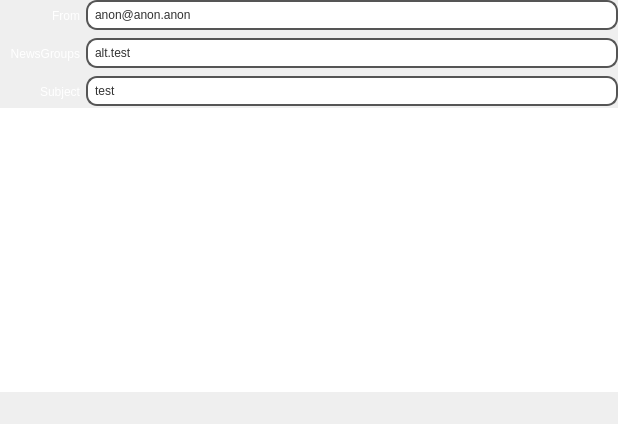
<?xml version="1.0" encoding="UTF-8"?>
<ui version="4.0">
 <class>PostWidget</class>
 <widget class="QWidget" name="PostWidget">
  <property name="geometry">
   <rect>
    <x>0</x>
    <y>0</y>
    <width>618</width>
    <height>424</height>
   </rect>
  </property>
  <property name="windowTitle">
   <string>Form</string>
  </property>
  <property name="styleSheet">
   <string notr="true"/>
  </property>
  <layout class="QGridLayout" name="gridLayout_2">
   <property name="margin">
    <number>0</number>
   </property>
   <property name="spacing">
    <number>0</number>
   </property>
   <item row="2" column="0">
    <widget class="QPlainTextEdit" name="postEdit">
     <property name="styleSheet">
      <string notr="true">border: none</string>
     </property>
    </widget>
   </item>
   <item row="3" column="0">
    <widget class="QFrame" name="buttonFrame">
     <property name="styleSheet">
      <string notr="true">
#buttonFrame {
background-image: url(:icons/backgrounds/291.jpg);
border: none;
padding: 0px;
}

#buttonFrame QPushButton {
color: #333;
border: none;
border-radius: 0px;
padding: 0px;
background: none;
}

#buttonFrame QProgressBar {
color: #222;
border: 2px solid #555;
border-radius: 5px;
padding: 5px;
background: qradialgradient(cx: 0.3, cy: -0.4,
fx: 0.3, fy: -0.4,
radius: 1.35, stop: 0 #fff, stop: 1 #433);
min-width: 80px;
}

#buttonFrame QLCDNumber {
color: #222;
border: 2px solid #555;
border-radius: 5px;
padding: 5px;
background: qradialgradient(cx: 0.3, cy: -0.4,
fx: 0.3, fy: -0.4,
radius: 1.35, stop: 0 #fff, stop: 1 #433);
min-width: 80px;
}


</string>
     </property>
     <property name="frameShape">
      <enum>QFrame::StyledPanel</enum>
     </property>
     <property name="frameShadow">
      <enum>QFrame::Raised</enum>
     </property>
     <layout class="QHBoxLayout" name="horizontalLayout_4">
      <item>
       <widget class="QPushButton" name="postButton">
        <property name="text">
         <string/>
        </property>
        <property name="icon">
         <iconset resource="iconResources.qrc">
          <normaloff>:/icons/icons/export_icon&amp;48.png</normaloff>:/icons/icons/export_icon&amp;48.png</iconset>
        </property>
        <property name="iconSize">
         <size>
          <width>32</width>
          <height>32</height>
         </size>
        </property>
       </widget>
      </item>
      <item>
       <widget class="QPushButton" name="cancelButton">
        <property name="text">
         <string/>
        </property>
        <property name="icon">
         <iconset resource="iconResources.qrc">
          <normaloff>:/icons/icons/hand_contra_icon&amp;48.png</normaloff>:/icons/icons/hand_contra_icon&amp;48.png</iconset>
        </property>
        <property name="iconSize">
         <size>
          <width>32</width>
          <height>32</height>
         </size>
        </property>
       </widget>
      </item>
     </layout>
    </widget>
   </item>
   <item row="1" column="0">
    <widget class="QFrame" name="entryFrame">
     <property name="sizePolicy">
      <sizepolicy hsizetype="Preferred" vsizetype="Preferred">
       <horstretch>0</horstretch>
       <verstretch>0</verstretch>
      </sizepolicy>
     </property>
     <property name="styleSheet">
      <string notr="true">

#entryFrame {
background-image: url(:icons/backgrounds/291.jpg);
border: none;
padding: 0px;
}


#entryFrame QLabel {
color: white;
border: none;
min-width: 80px;
}

#entryFrame QLineEdit {
color: #333;
border: 2px solid #555;
border-radius: 11px;
padding: 5px;
background: white;
min-width: 80px;
}</string>
     </property>
     <property name="frameShape">
      <enum>QFrame::StyledPanel</enum>
     </property>
     <property name="frameShadow">
      <enum>QFrame::Raised</enum>
     </property>
     <layout class="QFormLayout" name="formLayout">
      <property name="fieldGrowthPolicy">
       <enum>QFormLayout::ExpandingFieldsGrow</enum>
      </property>
      <property name="margin">
       <number>0</number>
      </property>
      <item row="1" column="0">
       <widget class="QLabel" name="label">
        <property name="sizePolicy">
         <sizepolicy hsizetype="Preferred" vsizetype="Preferred">
          <horstretch>0</horstretch>
          <verstretch>0</verstretch>
         </sizepolicy>
        </property>
        <property name="minimumSize">
         <size>
          <width>80</width>
          <height>32</height>
         </size>
        </property>
        <property name="maximumSize">
         <size>
          <width>102</width>
          <height>32</height>
         </size>
        </property>
        <property name="baseSize">
         <size>
          <width>102</width>
          <height>32</height>
         </size>
        </property>
        <property name="autoFillBackground">
         <bool>false</bool>
        </property>
        <property name="styleSheet">
         <string notr="true"/>
        </property>
        <property name="text">
         <string>From</string>
        </property>
        <property name="alignment">
         <set>Qt::AlignRight|Qt::AlignTrailing|Qt::AlignVCenter</set>
        </property>
        <property name="indent">
         <number>0</number>
        </property>
       </widget>
      </item>
      <item row="1" column="1">
       <widget class="QLineEdit" name="fromEdit">
        <property name="sizePolicy">
         <sizepolicy hsizetype="Expanding" vsizetype="Fixed">
          <horstretch>0</horstretch>
          <verstretch>0</verstretch>
         </sizepolicy>
        </property>
        <property name="minimumSize">
         <size>
          <width>94</width>
          <height>0</height>
         </size>
        </property>
        <property name="maximumSize">
         <size>
          <width>900</width>
          <height>16777215</height>
         </size>
        </property>
        <property name="baseSize">
         <size>
          <width>900</width>
          <height>0</height>
         </size>
        </property>
        <property name="text">
         <string>anon@anon.anon</string>
        </property>
       </widget>
      </item>
      <item row="2" column="1">
       <widget class="QLineEdit" name="groupEdit">
        <property name="sizePolicy">
         <sizepolicy hsizetype="Expanding" vsizetype="Fixed">
          <horstretch>0</horstretch>
          <verstretch>0</verstretch>
         </sizepolicy>
        </property>
        <property name="minimumSize">
         <size>
          <width>94</width>
          <height>0</height>
         </size>
        </property>
        <property name="baseSize">
         <size>
          <width>900</width>
          <height>0</height>
         </size>
        </property>
        <property name="text">
         <string>alt.test</string>
        </property>
       </widget>
      </item>
      <item row="2" column="0">
       <widget class="QLabel" name="label_2">
        <property name="sizePolicy">
         <sizepolicy hsizetype="Preferred" vsizetype="Preferred">
          <horstretch>0</horstretch>
          <verstretch>0</verstretch>
         </sizepolicy>
        </property>
        <property name="minimumSize">
         <size>
          <width>80</width>
          <height>32</height>
         </size>
        </property>
        <property name="maximumSize">
         <size>
          <width>102</width>
          <height>32</height>
         </size>
        </property>
        <property name="baseSize">
         <size>
          <width>102</width>
          <height>32</height>
         </size>
        </property>
        <property name="styleSheet">
         <string notr="true"/>
        </property>
        <property name="text">
         <string>NewsGroups</string>
        </property>
        <property name="alignment">
         <set>Qt::AlignRight|Qt::AlignTrailing|Qt::AlignVCenter</set>
        </property>
        <property name="indent">
         <number>0</number>
        </property>
       </widget>
      </item>
      <item row="3" column="1">
       <widget class="QLineEdit" name="subjectEdit">
        <property name="sizePolicy">
         <sizepolicy hsizetype="Expanding" vsizetype="Fixed">
          <horstretch>0</horstretch>
          <verstretch>0</verstretch>
         </sizepolicy>
        </property>
        <property name="minimumSize">
         <size>
          <width>94</width>
          <height>0</height>
         </size>
        </property>
        <property name="baseSize">
         <size>
          <width>900</width>
          <height>0</height>
         </size>
        </property>
        <property name="text">
         <string>test</string>
        </property>
       </widget>
      </item>
      <item row="3" column="0">
       <widget class="QLabel" name="label_3">
        <property name="sizePolicy">
         <sizepolicy hsizetype="Preferred" vsizetype="Preferred">
          <horstretch>0</horstretch>
          <verstretch>0</verstretch>
         </sizepolicy>
        </property>
        <property name="minimumSize">
         <size>
          <width>80</width>
          <height>32</height>
         </size>
        </property>
        <property name="maximumSize">
         <size>
          <width>102</width>
          <height>32</height>
         </size>
        </property>
        <property name="baseSize">
         <size>
          <width>102</width>
          <height>32</height>
         </size>
        </property>
        <property name="styleSheet">
         <string notr="true"/>
        </property>
        <property name="text">
         <string>Subject</string>
        </property>
        <property name="alignment">
         <set>Qt::AlignRight|Qt::AlignTrailing|Qt::AlignVCenter</set>
        </property>
        <property name="indent">
         <number>0</number>
        </property>
       </widget>
      </item>
     </layout>
    </widget>
   </item>
  </layout>
 </widget>
 <resources>
  <include location="iconResources.qrc"/>
 </resources>
 <connections>
  <connection>
   <sender>cancelButton</sender>
   <signal>clicked()</signal>
   <receiver>PostWidget</receiver>
   <slot>close()</slot>
   <hints>
    <hint type="sourcelabel">
     <x>467</x>
     <y>397</y>
    </hint>
    <hint type="destinationlabel">
     <x>313</x>
     <y>208</y>
    </hint>
   </hints>
  </connection>
 </connections>
</ui>
